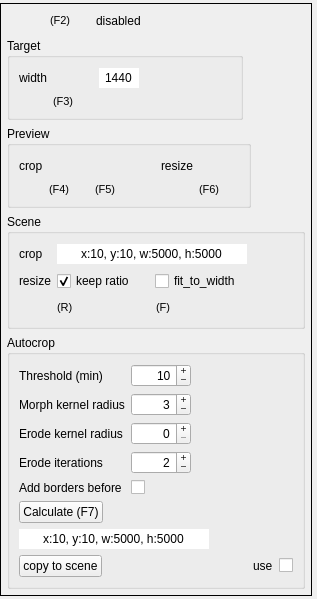
<?xml version="1.0" encoding="UTF-8"?>
<ui version="4.0">
 <class>GeometryWidget</class>
 <widget class="QWidget" name="GeometryWidget">
  <property name="geometry">
   <rect>
    <x>0</x>
    <y>0</y>
    <width>317</width>
    <height>599</height>
   </rect>
  </property>
  <property name="sizePolicy">
   <sizepolicy hsizetype="Preferred" vsizetype="Maximum">
    <horstretch>0</horstretch>
    <verstretch>0</verstretch>
   </sizepolicy>
  </property>
  <layout class="QVBoxLayout" name="mainLayout">
   <property name="spacing">
    <number>9</number>
   </property>
   <property name="leftMargin">
    <number>0</number>
   </property>
   <property name="topMargin">
    <number>0</number>
   </property>
   <property name="rightMargin">
    <number>0</number>
   </property>
   <property name="bottomMargin">
    <number>0</number>
   </property>
   <item>
    <widget class="QFrame" name="frame">
     <property name="sizePolicy">
      <sizepolicy hsizetype="Maximum" vsizetype="Maximum">
       <horstretch>0</horstretch>
       <verstretch>0</verstretch>
      </sizepolicy>
     </property>
     <property name="frameShape">
      <enum>QFrame::Shape::Panel</enum>
     </property>
     <property name="frameShadow">
      <enum>QFrame::Shadow::Plain</enum>
     </property>
     <layout class="QVBoxLayout" name="verticalLayout_2">
      <property name="leftMargin">
       <number>6</number>
      </property>
      <property name="topMargin">
       <number>6</number>
      </property>
      <property name="rightMargin">
       <number>6</number>
      </property>
      <property name="bottomMargin">
       <number>6</number>
      </property>
      <item>
       <layout class="QHBoxLayout" name="horizontalLayout">
        <property name="spacing">
         <number>3</number>
        </property>
        <item>
         <widget class="QPushButton" name="pushButton_set_preview">
          <property name="sizePolicy">
           <sizepolicy hsizetype="Maximum" vsizetype="Maximum">
            <horstretch>0</horstretch>
            <verstretch>0</verstretch>
           </sizepolicy>
          </property>
          <property name="focusPolicy">
           <enum>Qt::FocusPolicy::NoFocus</enum>
          </property>
          <property name="text">
           <string/>
          </property>
          <property name="icon">
           <iconset>
            <normaloff>../../icons/grey/eye.svg</normaloff>
            <normalon>../../icons/blue/eye.svg</normalon>../../icons/grey/eye.svg</iconset>
          </property>
          <property name="checkable">
           <bool>true</bool>
          </property>
          <property name="flat">
           <bool>true</bool>
          </property>
         </widget>
        </item>
        <item>
         <widget class="QLabel" name="shortcut">
          <property name="sizePolicy">
           <sizepolicy hsizetype="Maximum" vsizetype="Maximum">
            <horstretch>0</horstretch>
            <verstretch>0</verstretch>
           </sizepolicy>
          </property>
          <property name="font">
           <font>
            <pointsize>8</pointsize>
            <italic>false</italic>
           </font>
          </property>
          <property name="text">
           <string>(F2)</string>
          </property>
         </widget>
        </item>
        <item>
         <spacer name="horizontalSpacer_2">
          <property name="orientation">
           <enum>Qt::Orientation::Horizontal</enum>
          </property>
          <property name="sizeType">
           <enum>QSizePolicy::Policy::Fixed</enum>
          </property>
          <property name="sizeHint" stdset="0">
           <size>
            <width>22</width>
            <height>10</height>
           </size>
          </property>
         </spacer>
        </item>
        <item>
         <widget class="QLabel" name="label_message">
          <property name="text">
           <string>disabled</string>
          </property>
         </widget>
        </item>
        <item>
         <spacer name="horizontalSpacer">
          <property name="orientation">
           <enum>Qt::Orientation::Horizontal</enum>
          </property>
          <property name="sizeHint" stdset="0">
           <size>
            <width>5</width>
            <height>20</height>
           </size>
          </property>
         </spacer>
        </item>
        <item>
         <widget class="QPushButton" name="pushButton_discard">
          <property name="sizePolicy">
           <sizepolicy hsizetype="Maximum" vsizetype="Maximum">
            <horstretch>0</horstretch>
            <verstretch>0</verstretch>
           </sizepolicy>
          </property>
          <property name="focusPolicy">
           <enum>Qt::FocusPolicy::NoFocus</enum>
          </property>
          <property name="text">
           <string/>
          </property>
          <property name="icon">
           <iconset>
            <normaloff>../../icons/purple/undo.svg</normaloff>../../icons/purple/undo.svg</iconset>
          </property>
          <property name="checkable">
           <bool>false</bool>
          </property>
          <property name="autoDefault">
           <bool>false</bool>
          </property>
          <property name="flat">
           <bool>true</bool>
          </property>
         </widget>
        </item>
        <item>
         <widget class="QPushButton" name="pushButton_save">
          <property name="sizePolicy">
           <sizepolicy hsizetype="Maximum" vsizetype="Maximum">
            <horstretch>0</horstretch>
            <verstretch>0</verstretch>
           </sizepolicy>
          </property>
          <property name="focusPolicy">
           <enum>Qt::FocusPolicy::NoFocus</enum>
          </property>
          <property name="text">
           <string/>
          </property>
          <property name="icon">
           <iconset>
            <normaloff>../../icons/purple/save.svg</normaloff>../../icons/purple/save.svg</iconset>
          </property>
          <property name="checkable">
           <bool>false</bool>
          </property>
          <property name="autoDefault">
           <bool>false</bool>
          </property>
          <property name="flat">
           <bool>true</bool>
          </property>
         </widget>
        </item>
       </layout>
      </item>
      <item>
       <widget class="QGroupBox" name="groupBox_target_geometry">
        <property name="sizePolicy">
         <sizepolicy hsizetype="Maximum" vsizetype="Maximum">
          <horstretch>0</horstretch>
          <verstretch>0</verstretch>
         </sizepolicy>
        </property>
        <property name="title">
         <string>Target</string>
        </property>
        <property name="checkable">
         <bool>false</bool>
        </property>
        <property name="checked">
         <bool>false</bool>
        </property>
        <layout class="QGridLayout" name="_2">
         <item row="0" column="1">
          <widget class="QPushButton" name="pushButton_target_width_edition">
           <property name="focusPolicy">
            <enum>Qt::FocusPolicy::NoFocus</enum>
           </property>
           <property name="text">
            <string/>
           </property>
           <property name="icon">
            <iconset>
             <normaloff>../../icons/grey/box-select.svg</normaloff>
             <normalon>../../icons/blue/box-select.svg</normalon>
             <disabledoff>../../icons/grey/box-select.svg</disabledoff>
             <disabledon>../../icons/grey/box-select.svg</disabledon>../../icons/grey/box-select.svg</iconset>
           </property>
           <property name="checkable">
            <bool>true</bool>
           </property>
           <property name="flat">
            <bool>true</bool>
           </property>
          </widget>
         </item>
         <item row="0" column="4">
          <widget class="QPushButton" name="pushButton_target_discard">
           <property name="sizePolicy">
            <sizepolicy hsizetype="Maximum" vsizetype="Fixed">
             <horstretch>0</horstretch>
             <verstretch>0</verstretch>
            </sizepolicy>
           </property>
           <property name="focusPolicy">
            <enum>Qt::FocusPolicy::NoFocus</enum>
           </property>
           <property name="text">
            <string extracomment="Undo (Ctrl-Z)"/>
           </property>
           <property name="icon">
            <iconset>
             <normaloff>../../icons/purple/undo.svg</normaloff>
             <normalon>../../icons/purple/undo.svg</normalon>../../icons/purple/undo.svg</iconset>
           </property>
           <property name="flat">
            <bool>true</bool>
           </property>
          </widget>
         </item>
         <item row="0" column="5">
          <widget class="QPushButton" name="pushButton_target_save">
           <property name="sizePolicy">
            <sizepolicy hsizetype="Maximum" vsizetype="Maximum">
             <horstretch>0</horstretch>
             <verstretch>0</verstretch>
            </sizepolicy>
           </property>
           <property name="focusPolicy">
            <enum>Qt::FocusPolicy::NoFocus</enum>
           </property>
           <property name="text">
            <string/>
           </property>
           <property name="icon">
            <iconset>
             <normaloff>../../icons/purple/save.svg</normaloff>../../icons/purple/save.svg</iconset>
           </property>
           <property name="checkable">
            <bool>false</bool>
           </property>
           <property name="autoDefault">
            <bool>false</bool>
           </property>
           <property name="flat">
            <bool>true</bool>
           </property>
          </widget>
         </item>
         <item row="0" column="3">
          <widget class="QLineEdit" name="lineEdit_target_width">
           <property name="sizePolicy">
            <sizepolicy hsizetype="Fixed" vsizetype="Fixed">
             <horstretch>0</horstretch>
             <verstretch>0</verstretch>
            </sizepolicy>
           </property>
           <property name="minimumSize">
            <size>
             <width>40</width>
             <height>0</height>
            </size>
           </property>
           <property name="maximumSize">
            <size>
             <width>40</width>
             <height>16777215</height>
            </size>
           </property>
           <property name="text">
            <string>1440</string>
           </property>
           <property name="frame">
            <bool>false</bool>
           </property>
           <property name="alignment">
            <set>Qt::AlignmentFlag::AlignCenter</set>
           </property>
           <property name="readOnly">
            <bool>true</bool>
           </property>
          </widget>
         </item>
         <item row="0" column="0">
          <widget class="QLabel" name="label_9">
           <property name="lineWidth">
            <number>0</number>
           </property>
           <property name="text">
            <string>width</string>
           </property>
          </widget>
         </item>
         <item row="1" column="1">
          <widget class="QLabel" name="shortcut_2">
           <property name="font">
            <font>
             <pointsize>8</pointsize>
            </font>
           </property>
           <property name="text">
            <string>(F3)</string>
           </property>
          </widget>
         </item>
        </layout>
       </widget>
      </item>
      <item>
       <widget class="QGroupBox" name="groupBox_scene_default_geometry_2">
        <property name="enabled">
         <bool>true</bool>
        </property>
        <property name="sizePolicy">
         <sizepolicy hsizetype="Maximum" vsizetype="Preferred">
          <horstretch>0</horstretch>
          <verstretch>0</verstretch>
         </sizepolicy>
        </property>
        <property name="title">
         <string>Preview</string>
        </property>
        <property name="checkable">
         <bool>false</bool>
        </property>
        <property name="checked">
         <bool>false</bool>
        </property>
        <layout class="QGridLayout" name="_3">
         <item row="0" column="3">
          <spacer name="horizontalSpacer_3">
           <property name="orientation">
            <enum>Qt::Orientation::Horizontal</enum>
           </property>
           <property name="sizeType">
            <enum>QSizePolicy::Policy::Fixed</enum>
           </property>
           <property name="sizeHint" stdset="0">
            <size>
             <width>20</width>
             <height>10</height>
            </size>
           </property>
          </spacer>
         </item>
         <item row="1" column="1">
          <widget class="QLabel" name="shortcut_3">
           <property name="font">
            <font>
             <pointsize>8</pointsize>
            </font>
           </property>
           <property name="text">
            <string>(F4)</string>
           </property>
          </widget>
         </item>
         <item row="1" column="2">
          <widget class="QLabel" name="shortcut_4">
           <property name="font">
            <font>
             <pointsize>8</pointsize>
            </font>
           </property>
           <property name="text">
            <string>(F5)</string>
           </property>
          </widget>
         </item>
         <item row="0" column="0">
          <widget class="QLabel" name="label_12">
           <property name="lineWidth">
            <number>0</number>
           </property>
           <property name="text">
            <string>crop</string>
           </property>
          </widget>
         </item>
         <item row="0" column="2">
          <widget class="QPushButton" name="pushButton_scene_crop_preview">
           <property name="focusPolicy">
            <enum>Qt::FocusPolicy::NoFocus</enum>
           </property>
           <property name="text">
            <string/>
           </property>
           <property name="icon">
            <iconset>
             <normaloff>../../icons/grey/eye.svg</normaloff>
             <normalon>../../icons/blue/eye.svg</normalon>../../icons/grey/eye.svg</iconset>
           </property>
           <property name="checkable">
            <bool>true</bool>
           </property>
           <property name="flat">
            <bool>true</bool>
           </property>
          </widget>
         </item>
         <item row="0" column="4">
          <widget class="QLabel" name="label_21">
           <property name="lineWidth">
            <number>0</number>
           </property>
           <property name="text">
            <string>resize</string>
           </property>
          </widget>
         </item>
         <item row="1" column="5">
          <widget class="QLabel" name="shortcut_5">
           <property name="font">
            <font>
             <pointsize>8</pointsize>
            </font>
           </property>
           <property name="text">
            <string>(F6)</string>
           </property>
          </widget>
         </item>
         <item row="0" column="1">
          <widget class="QPushButton" name="pushButton_scene_crop_edition">
           <property name="focusPolicy">
            <enum>Qt::FocusPolicy::NoFocus</enum>
           </property>
           <property name="text">
            <string/>
           </property>
           <property name="icon">
            <iconset>
             <normaloff>../../icons/grey/crop.svg</normaloff>
             <normalon>../../icons/blue/crop.svg</normalon>../../icons/grey/crop.svg</iconset>
           </property>
           <property name="checkable">
            <bool>true</bool>
           </property>
           <property name="autoDefault">
            <bool>false</bool>
           </property>
           <property name="flat">
            <bool>true</bool>
           </property>
          </widget>
         </item>
         <item row="0" column="5">
          <widget class="QPushButton" name="pushButton_scene_resize_preview">
           <property name="focusPolicy">
            <enum>Qt::FocusPolicy::NoFocus</enum>
           </property>
           <property name="text">
            <string/>
           </property>
           <property name="icon">
            <iconset>
             <normaloff>../../icons/grey/eye.svg</normaloff>
             <normalon>../../icons/blue/eye.svg</normalon>../../icons/grey/eye.svg</iconset>
           </property>
           <property name="checkable">
            <bool>true</bool>
           </property>
           <property name="flat">
            <bool>true</bool>
           </property>
          </widget>
         </item>
        </layout>
       </widget>
      </item>
      <item>
       <widget class="QGroupBox" name="groupBox_scene_geometry">
        <property name="sizePolicy">
         <sizepolicy hsizetype="Maximum" vsizetype="Preferred">
          <horstretch>0</horstretch>
          <verstretch>0</verstretch>
         </sizepolicy>
        </property>
        <property name="focusPolicy">
         <enum>Qt::FocusPolicy::NoFocus</enum>
        </property>
        <property name="title">
         <string>Scene</string>
        </property>
        <property name="checkable">
         <bool>false</bool>
        </property>
        <property name="checked">
         <bool>false</bool>
        </property>
        <layout class="QGridLayout" name="gridLayout_2">
         <item row="0" column="2">
          <widget class="QPushButton" name="pushButton_scene_discard">
           <property name="sizePolicy">
            <sizepolicy hsizetype="Maximum" vsizetype="Fixed">
             <horstretch>0</horstretch>
             <verstretch>0</verstretch>
            </sizepolicy>
           </property>
           <property name="focusPolicy">
            <enum>Qt::FocusPolicy::NoFocus</enum>
           </property>
           <property name="text">
            <string extracomment="Undo (Ctrl-Z)"/>
           </property>
           <property name="icon">
            <iconset>
             <normaloff>../../icons/grey/undo.svg</normaloff>
             <normalon>../../icons/purple/undo.svg</normalon>../../icons/grey/undo.svg</iconset>
           </property>
           <property name="flat">
            <bool>true</bool>
           </property>
          </widget>
         </item>
         <item row="0" column="0">
          <widget class="QLabel" name="label_10">
           <property name="enabled">
            <bool>true</bool>
           </property>
           <property name="lineWidth">
            <number>0</number>
           </property>
           <property name="text">
            <string>crop</string>
           </property>
          </widget>
         </item>
         <item row="1" column="1">
          <layout class="QHBoxLayout" name="horizontalLayout_3">
           <item>
            <widget class="QCheckBox" name="checkBox_scene_keep_ratio">
             <property name="enabled">
              <bool>true</bool>
             </property>
             <property name="focusPolicy">
              <enum>Qt::FocusPolicy::NoFocus</enum>
             </property>
             <property name="text">
              <string>keep ratio</string>
             </property>
             <property name="checked">
              <bool>true</bool>
             </property>
            </widget>
           </item>
           <item>
            <widget class="QCheckBox" name="checkBox_scene_fit_to_width">
             <property name="enabled">
              <bool>true</bool>
             </property>
             <property name="focusPolicy">
              <enum>Qt::FocusPolicy::NoFocus</enum>
             </property>
             <property name="text">
              <string>fit_to_width</string>
             </property>
            </widget>
           </item>
          </layout>
         </item>
         <item row="0" column="1">
          <widget class="QLineEdit" name="lineEdit_scene_crop_rectangle">
           <property name="enabled">
            <bool>true</bool>
           </property>
           <property name="sizePolicy">
            <sizepolicy hsizetype="Fixed" vsizetype="Fixed">
             <horstretch>0</horstretch>
             <verstretch>0</verstretch>
            </sizepolicy>
           </property>
           <property name="minimumSize">
            <size>
             <width>190</width>
             <height>0</height>
            </size>
           </property>
           <property name="maximumSize">
            <size>
             <width>190</width>
             <height>16777215</height>
            </size>
           </property>
           <property name="text">
            <string>x:10, y:10, w:5000, h:5000</string>
           </property>
           <property name="frame">
            <bool>false</bool>
           </property>
           <property name="alignment">
            <set>Qt::AlignmentFlag::AlignCenter</set>
           </property>
           <property name="readOnly">
            <bool>true</bool>
           </property>
          </widget>
         </item>
         <item row="1" column="0">
          <widget class="QLabel" name="label_19">
           <property name="enabled">
            <bool>true</bool>
           </property>
           <property name="lineWidth">
            <number>0</number>
           </property>
           <property name="text">
            <string>resize</string>
           </property>
          </widget>
         </item>
         <item row="3" column="1">
          <layout class="QHBoxLayout" name="horizontalLayout_4">
           <item>
            <widget class="QLabel" name="shortcut_6">
             <property name="sizePolicy">
              <sizepolicy hsizetype="Maximum" vsizetype="Preferred">
               <horstretch>0</horstretch>
               <verstretch>0</verstretch>
              </sizepolicy>
             </property>
             <property name="font">
              <font>
               <pointsize>8</pointsize>
              </font>
             </property>
             <property name="text">
              <string>(R)</string>
             </property>
            </widget>
           </item>
           <item>
            <spacer name="horizontalSpacer_5">
             <property name="orientation">
              <enum>Qt::Orientation::Horizontal</enum>
             </property>
             <property name="sizeHint" stdset="0">
              <size>
               <width>40</width>
               <height>20</height>
              </size>
             </property>
            </spacer>
           </item>
           <item>
            <widget class="QLabel" name="shortcut_7">
             <property name="sizePolicy">
              <sizepolicy hsizetype="Maximum" vsizetype="Preferred">
               <horstretch>0</horstretch>
               <verstretch>0</verstretch>
              </sizepolicy>
             </property>
             <property name="font">
              <font>
               <pointsize>8</pointsize>
              </font>
             </property>
             <property name="text">
              <string>(F)</string>
             </property>
            </widget>
           </item>
           <item>
            <spacer name="horizontalSpacer_6">
             <property name="orientation">
              <enum>Qt::Orientation::Horizontal</enum>
             </property>
             <property name="sizeHint" stdset="0">
              <size>
               <width>40</width>
               <height>20</height>
              </size>
             </property>
            </spacer>
           </item>
          </layout>
         </item>
        </layout>
       </widget>
      </item>
      <item>
       <widget class="QGroupBox" name="groupBox">
        <property name="title">
         <string>Autocrop</string>
        </property>
        <layout class="QVBoxLayout" name="verticalLayout">
         <item>
          <layout class="QFormLayout" name="formLayout_3">
           <property name="sizeConstraint">
            <enum>QLayout::SizeConstraint::SetDefaultConstraint</enum>
           </property>
           <item row="0" column="0">
            <widget class="QLabel" name="label">
             <property name="text">
              <string>Threshold (min)</string>
             </property>
            </widget>
           </item>
           <item row="0" column="1">
            <widget class="QSpinBox" name="spinBox_threshold_min">
             <property name="maximumSize">
              <size>
               <width>60</width>
               <height>16777215</height>
              </size>
             </property>
             <property name="alignment">
              <set>Qt::AlignmentFlag::AlignRight|Qt::AlignmentFlag::AlignTrailing|Qt::AlignmentFlag::AlignVCenter</set>
             </property>
             <property name="buttonSymbols">
              <enum>QAbstractSpinBox::ButtonSymbols::PlusMinus</enum>
             </property>
             <property name="maximum">
              <number>127</number>
             </property>
             <property name="value">
              <number>10</number>
             </property>
            </widget>
           </item>
           <item row="1" column="0">
            <widget class="QLabel" name="label_2">
             <property name="text">
              <string>Morph kernel radius</string>
             </property>
            </widget>
           </item>
           <item row="1" column="1">
            <widget class="QSpinBox" name="spinBox_morph_kernel_radius">
             <property name="maximumSize">
              <size>
               <width>60</width>
               <height>16777215</height>
              </size>
             </property>
             <property name="alignment">
              <set>Qt::AlignmentFlag::AlignRight|Qt::AlignmentFlag::AlignTrailing|Qt::AlignmentFlag::AlignVCenter</set>
             </property>
             <property name="buttonSymbols">
              <enum>QAbstractSpinBox::ButtonSymbols::PlusMinus</enum>
             </property>
             <property name="minimum">
              <number>0</number>
             </property>
             <property name="maximum">
              <number>11</number>
             </property>
             <property name="value">
              <number>3</number>
             </property>
            </widget>
           </item>
           <item row="2" column="0">
            <widget class="QLabel" name="label_3">
             <property name="text">
              <string>Erode kernel radius</string>
             </property>
            </widget>
           </item>
           <item row="2" column="1">
            <widget class="QSpinBox" name="spinBox_erode_kernel_radius">
             <property name="maximumSize">
              <size>
               <width>60</width>
               <height>16777215</height>
              </size>
             </property>
             <property name="alignment">
              <set>Qt::AlignmentFlag::AlignRight|Qt::AlignmentFlag::AlignTrailing|Qt::AlignmentFlag::AlignVCenter</set>
             </property>
             <property name="buttonSymbols">
              <enum>QAbstractSpinBox::ButtonSymbols::PlusMinus</enum>
             </property>
             <property name="maximum">
              <number>11</number>
             </property>
            </widget>
           </item>
           <item row="3" column="0">
            <widget class="QLabel" name="label_4">
             <property name="text">
              <string>Erode iterations</string>
             </property>
            </widget>
           </item>
           <item row="3" column="1">
            <widget class="QSpinBox" name="spinBox_erode_iterations">
             <property name="maximumSize">
              <size>
               <width>60</width>
               <height>16777215</height>
              </size>
             </property>
             <property name="alignment">
              <set>Qt::AlignmentFlag::AlignRight|Qt::AlignmentFlag::AlignTrailing|Qt::AlignmentFlag::AlignVCenter</set>
             </property>
             <property name="buttonSymbols">
              <enum>QAbstractSpinBox::ButtonSymbols::PlusMinus</enum>
             </property>
             <property name="maximum">
              <number>3</number>
             </property>
             <property name="value">
              <number>2</number>
             </property>
            </widget>
           </item>
           <item row="4" column="0">
            <widget class="QLabel" name="label_5">
             <property name="text">
              <string>Add borders before</string>
             </property>
            </widget>
           </item>
           <item row="4" column="1">
            <widget class="QCheckBox" name="checkBox_do_add_borders">
             <property name="maximumSize">
              <size>
               <width>60</width>
               <height>16777215</height>
              </size>
             </property>
             <property name="text">
              <string notr="true"/>
             </property>
            </widget>
           </item>
           <item row="5" column="0">
            <widget class="QPushButton" name="pushButton_calculate">
             <property name="sizePolicy">
              <sizepolicy hsizetype="Maximum" vsizetype="Fixed">
               <horstretch>0</horstretch>
               <verstretch>0</verstretch>
              </sizepolicy>
             </property>
             <property name="text">
              <string>Calculate (F7)</string>
             </property>
            </widget>
           </item>
          </layout>
         </item>
         <item>
          <widget class="QLineEdit" name="lineEdit_scene_autocrop">
           <property name="enabled">
            <bool>true</bool>
           </property>
           <property name="sizePolicy">
            <sizepolicy hsizetype="Fixed" vsizetype="Fixed">
             <horstretch>0</horstretch>
             <verstretch>0</verstretch>
            </sizepolicy>
           </property>
           <property name="minimumSize">
            <size>
             <width>190</width>
             <height>0</height>
            </size>
           </property>
           <property name="maximumSize">
            <size>
             <width>190</width>
             <height>16777215</height>
            </size>
           </property>
           <property name="text">
            <string>x:10, y:10, w:5000, h:5000</string>
           </property>
           <property name="frame">
            <bool>false</bool>
           </property>
           <property name="alignment">
            <set>Qt::AlignmentFlag::AlignCenter</set>
           </property>
           <property name="readOnly">
            <bool>true</bool>
           </property>
          </widget>
         </item>
         <item>
          <layout class="QHBoxLayout" name="horizontalLayout_2">
           <property name="bottomMargin">
            <number>0</number>
           </property>
           <item>
            <widget class="QPushButton" name="pushButton_copy_to_scene">
             <property name="sizePolicy">
              <sizepolicy hsizetype="Maximum" vsizetype="Fixed">
               <horstretch>0</horstretch>
               <verstretch>0</verstretch>
              </sizepolicy>
             </property>
             <property name="text">
              <string>copy to scene</string>
             </property>
            </widget>
           </item>
           <item>
            <spacer name="horizontalSpacer_4">
             <property name="orientation">
              <enum>Qt::Orientation::Horizontal</enum>
             </property>
             <property name="sizeHint" stdset="0">
              <size>
               <width>40</width>
               <height>20</height>
              </size>
             </property>
            </spacer>
           </item>
           <item>
            <widget class="QLabel" name="label_6">
             <property name="text">
              <string>use</string>
             </property>
            </widget>
           </item>
           <item>
            <widget class="QCheckBox" name="checkBox_use_autocrop">
             <property name="text">
              <string notr="true"/>
             </property>
            </widget>
           </item>
          </layout>
         </item>
        </layout>
       </widget>
      </item>
     </layout>
    </widget>
   </item>
  </layout>
 </widget>
 <resources/>
 <connections/>
</ui>
